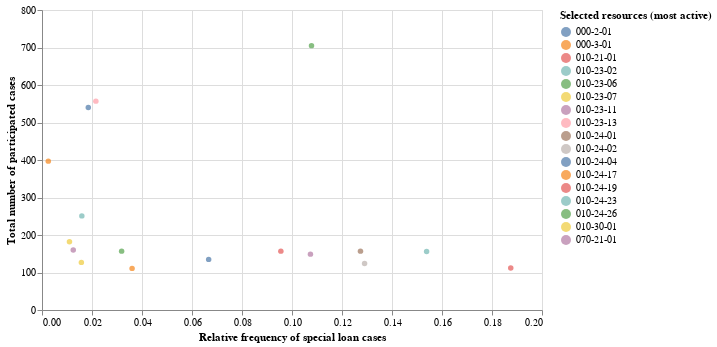

Notebook cell for this chart:
### Markdown cell above
### Perform statistical test to identify resources with a significantly higher workload (on special cases)

### Code cell
# data = res_workload.pivot(
#     index='resource',
#     columns='case_type',
#     values='frequency'
# ).reset_index()
sel_ct = 'special loan'
data = res_workload[res_workload['case_type'] == sel_ct]
# compute the overall relative frequency of cases with selected resources
involved_cases = set()
for case_id, trace in log.groupby('case_id'):
    if len(set(trace['resource']).intersection(sel_resources)) > 0:
        involved_cases.add(case_id)
overall_rel_frequency = log[log['case_id'].isin(involved_cases)].groupby('case_type').agg(num_cases=pd.NamedAgg('case_id', 'nunique'))
overall_rel_frequency = (
    overall_rel_frequency.loc[sel_ct, 'num_cases'] /
    overall_rel_frequency['num_cases'].sum()
)
print(overall_rel_frequency)
alt.Chart(
    data
).mark_circle().encode(
    x=alt.X('rel_frequency:Q').title(f'Relative frequency of {sel_ct} cases'),
    y=alt.Y('total_num_cases:Q').title('Total number of participated cases'),
    color=alt.Color('resource:N').title('Selected resources (most active)')
).properties(width=500)

### Figure 1 — Vega specification as saved in the notebook (floating-point values rounded to 4 significant figures)
{"$schema": "https://vega.github.io/schema/vega/v5.json", "data": [{"name": "source_0", "values": [{"rel_frequency": 0.01852, "resource": "000-2-01", "total_num_cases": 540}, {"rel_frequency": 0.002519, "resource": "000-3-01", "total_num_cases": 397}, {"rel_frequency": 0.1875, "resource": "010-21-01", "total_num_cases": 112}, {"rel_frequency": 0.01594, "resource": "010-23-02", "total_num_cases": 251}, {"rel_frequency": 0.03185, "resource": "010-23-06", "total_num_cases": 157}, {"rel_frequency": 0.01099, "resource": "010-23-07", "total_num_cases": 182}, {"rel_frequency": 0.0125, "resource": "010-23-11", "total_num_cases": 160}, {"rel_frequency": 0.02154, "resource": "010-23-13", "total_num_cases": 557}, {"rel_frequency": 0.1274, "resource": "010-24-01", "total_num_cases": 157}, {"rel_frequency": 0.129, "resource": "010-24-02", "total_num_cases": 124}, {"rel_frequency": 0.06667, "resource": "010-24-04", "total_num_cases": 135}, {"rel_frequency": 0.03604, "resource": "010-24-17", "total_num_cases": 111}, {"rel_frequency": 0.09554, "resource": "010-24-19", "total_num_cases": 157}, {"rel_frequency": 0.1538, "resource": "010-24-23", "total_num_cases": 156}, {"rel_frequency": 0.1078, "resource": "010-24-26", "total_num_cases": 705}, {"rel_frequency": 0.01575, "resource": "010-30-01", "total_num_cases": 127}, {"rel_frequency": 0.1074, "resource": "070-21-01", "total_num_cases": 149}]}, {"name": "source_0_x_domain_rel_frequency", "values": [{"min": 0.002519, "max": 0.1875}]}, {"name": "source_0_y_domain_total_num_cases", "values": [{"min": 111, "max": 705}]}, {"name": "source_0_color_domain_resource", "values": [{"resource": "000-2-01"}, {"resource": "000-3-01"}, {"resource": "010-21-01"}, {"resource": "010-23-02"}, {"resource": "010-23-06"}, {"resource": "010-23-07"}, {"resource": "010-23-11"}, {"resource": "010-23-13"}, {"resource": "010-24-01"}, {"resource": "010-24-02"}, {"resource": "010-24-04"}, {"resource": "010-24-17"}, {"resource": "010-24-19"}, {"resource": "010-24-23"}, {"resource": "010-24-26"}, {"resource": "010-30-01"}, {"resource": "070-21-01"}]}], "marks": [{"type": "symbol", "name": "marks", "from": {"data": "source_0"}, "encode": {"update": {"x": {"field": "rel_frequency", "scale": "x"}, "y": {"field": "total_num_cases", "scale": "y"}, "opacity": {"value": 0.7}, "fill": {"field": "resource", "scale": "color"}, "description": {"signal": "\"Relative frequency of special loan cases: \" + (format(datum[\"rel_frequency\"], \"\")) + \"; Total number of participated cases: \" + (format(datum[\"total_num_cases\"], \"\")) + \"; Selected resources (most active): \" + (isValid(datum[\"resource\"]) ? datum[\"resource\"] : \"\"+datum[\"resource\"])"}, "ariaRoleDescription": {"value": "circle"}, "shape": {"value": "circle"}}}, "style": ["circle"]}], "scales": [{"name": "x", "type": "linear", "domain": [{"signal": "(data(\"source_0_x_domain_rel_frequency\")[0] || {}).min"}, {"signal": "(data(\"source_0_x_domain_rel_frequency\")[0] || {}).max"}], "range": [0, {"signal": "width"}], "nice": true, "zero": true}, {"name": "y", "type": "linear", "domain": [{"signal": "(data(\"source_0_y_domain_total_num_cases\")[0] || {}).min"}, {"signal": "(data(\"source_0_y_domain_total_num_cases\")[0] || {}).max"}], "range": [{"signal": "height"}, 0], "nice": true, "zero": true}, {"name": "color", "type": "ordinal", "domain": {"data": "source_0_color_domain_resource", "field": "resource", "sort": true}, "range": "category"}], "axes": [{"scale": "x", "orient": "bottom", "aria": false, "minExtent": 0, "labels": false, "maxExtent": 0, "ticks": false, "domain": false, "gridScale": "y", "tickCount": {"signal": "ceil(width/40)"}, "zindex": 0, "grid": true}, {"scale": "y", "maxExtent": 0, "tickCount": {"signal": "ceil(height/40)"}, "grid": true, "aria": false, "ticks": false, "domain": false, "zindex": 0, "gridScale": "x", "orient": "left", "labels": false, "minExtent": 0}, {"scale": "x", "zindex": 0, "labelOverlap": true, "grid": false, "tickCount": {"signal": "ceil(width/40)"}, "orient": "bottom", "title": "Relative frequency of special loan cases", "labelFlush": true}, {"scale": "y", "orient": "left", "title": "Total number of participated cases", "tickCount": {"signal": "ceil(height/40)"}, "grid": false, "zindex": 0, "labelOverlap": true}], "width": 500, "height": 300, "legends": [{"title": "Selected resources (most active)", "fill": "color", "symbolType": "circle", "encode": {"symbols": {"update": {"opacity": {"value": 0.7}}}}}], "padding": 5, "background": "white", "style": "cell"}
